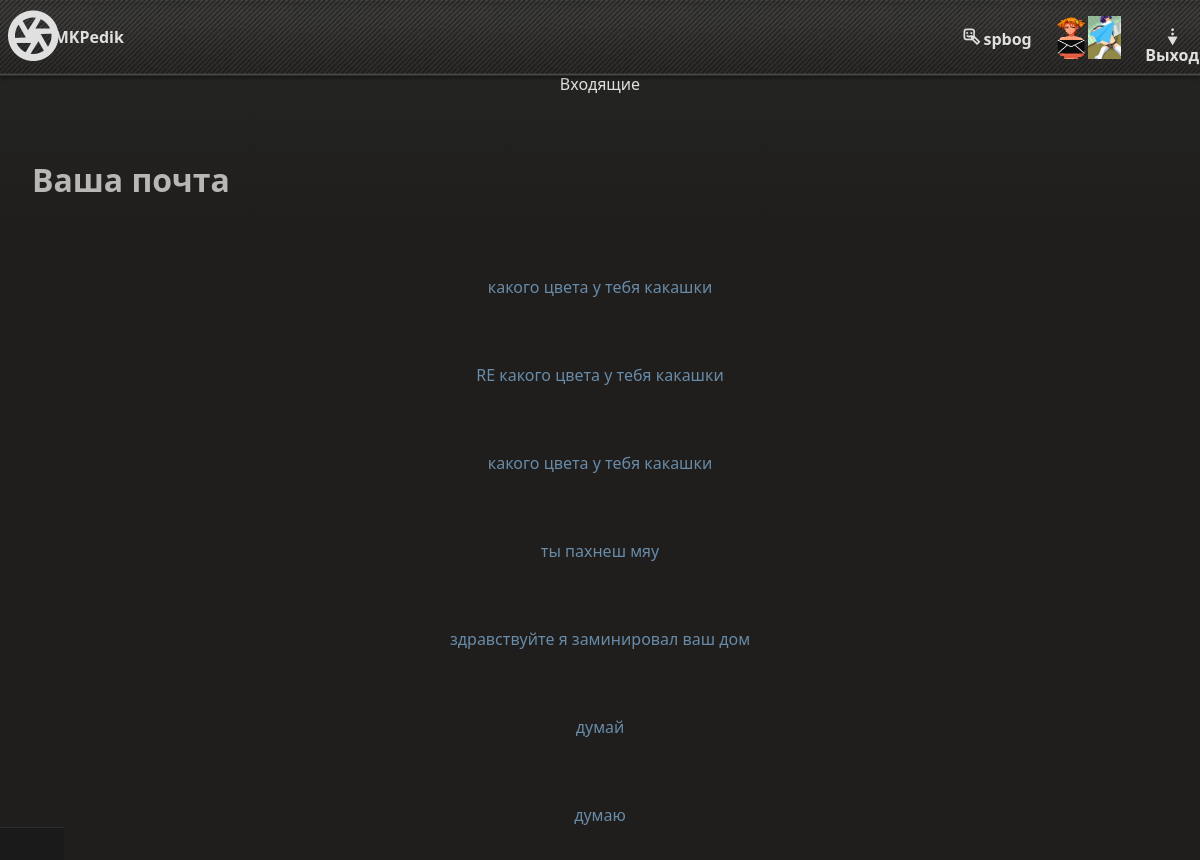
The page /messages/inbox (signed in) on the database its author committed.
### mk/database/user.py (models this page shows, shortened)
class User(db.Model):
    username = db.Column(db.String(32), unique=True, primary_key=True)
    pwdhash = db.Column(db.String(256))
    admin = db.Column(db.Boolean)
    profile_description = db.Column(db.String(512))
    commit_n = db.Column(db.Integer)

### mk/database/message.py (models this page shows, shortened)
class Message(db.Model):
    msgid = db.Column(db.Integer, primary_key=True, autoincrement=True)
    from_user = db.Column(db.String(32), nullable=False)
    to_user = db.Column(db.String(32), nullable=False)
    topic = db.Column(db.String(32), nullable=False)
    data = db.Column(db.Text, nullable=False)

### mk/decorators.py (the view)
    def wrapper(*args, **kwargs):
        if not g.user:
            return render_template("not_admin.html")
        return func(*args, **kwargs)

### mk/auth/auth.py (called while the page is built)
@auth_bp.before_app_request
def load_user():
    username = session.get("username")
    pwdhash = session.get("pwdhash")
    if username is None or pwdhash is None:
        g.user = None
    else:
        user = db.session.execute(db.select(User).filter_by(username=username)).first()
        if not user:
            g.user = None
        elif user[0].pwdhash == pwdhash:
            g.user = user[0]

### mk/messages/inbox.py (called while the page is built)
@messages_bp.route("/inbox", methods=["GET"])
@user_only
def get_inbox():
    inbox = Message.query.filter(or_(Message.from_user == g.user.username, Message.to_user == g.user.username)).all()
    return render_template("messages/inbox.html", inbox=inbox)

### mk/templates/messages/inbox.html
{% extends "base.html" %}
{% block header %}{% block title %}Входящие{% endblock %}{% endblock %}
{% block content %}
    <h1>Ваша почта</h1>
    {% for message in inbox %}
        <p><a href="/messages/showmessage?msgid={{message.msgid}}">{{message.topic}}</a></p>
    {% endfor %}
{% endblock %}

### mk/templates/base.html (shortened to what this page needs)
<!DOCTYPE html>
<html lang="en">
    <link rel="stylesheet" href="{{url_for('static', filename='styles.css')}}">
    <header>
        <div id="hat">
            <a class="home" href="/">MKPedik</a>
            <a class="homeicon" href="/"></a>
            {% if g.user %}
                <img class="inbox" style="width: 33px; height: 43px;" src={{url_for('static', filename='mailbox.png')}} onclick="window.location.href = '/messages/inbox'" />
                <img class="send" style="width: 33px; height: 43px;" src={{url_for('static', filename='send-icon.png')}} onclick="window.location.href = '/messages/send'"/>
                <a class="reg" href="/users/getme">{{g.user["username"]}}</a>
                <a class="login" href="/auth/logout">Выход</a>
            {% else %}
                <a class="reg" href="/auth/register">Регистрация</a>
                <a class="login" href="/auth/login">Вход</a>
            {% endif %}
        </div>
        {% block header %}{% endblock %}
    </header>
    <body>
        {% block content %}{% endblock %}
    </body>
    <footer>
    </footer>
</html>

### mk/static/styles.css (style rules this page uses)
:root { --bg-color: #121212; --header-bg: #1e1e1e; --footer-bg: #1a1a1a; --text-color: #e0e0e0; --accent-color: #0d6efd; --danger-color: #dc3545; --border-color: #2c2c2c; --transition: 0.3s ease; }
body { background: linear-gradient(0deg,#1f1e1d 0%,#1f1e1d 80%,#242422 100%); background-color: #1f1e1d; background-position: 0 60px; background-repeat: repeat-x; overflow-y: scroll; color: #e0e0e0; font-family: "Segoe UI", sans-serif; line-height: 1; margin: 0; padding: 0; text-align: center; }
#hat { background: url("/static/globalheader_bg.jpg"); background-size:contain; padding: 1rem 2rem; display: grid; border-bottom: 1px solid var(--border-color); box-shadow: 0 2px 4px rgba(0, 0, 0, 0.4); position: sticky; top: 0; z-index: 1000; grid-template-columns: 10% 70% 10% 3% 5%; }
#hat a { color: var(--text-color); text-decoration: none; font-weight: bold; position: relative; top:30%; transition: color var(--transition); height: 20px; }
.home { grid-column: 1; }
.home::before { font-family: PS3; content: "e "; font-size:60px; top: -22px; left: -30px; position:absolute; }
.reg { grid-column: 3; }
.reg:before { font-family: PS3; content: "s "; }
.login:before { font-family: PS3; content: "b "; }
.inbox { grid-column: 4; grid-row: 1; }
.send { grid-column: 5; grid-row: 1; }
a { color: #688ba8; text-decoration:none; }
.login { grid-column: 6; }
#hat a::after { content: ""; position: absolute; width: 0%; height: 2px; left: 0; bottom: -2px; transition: text-shadow 0.3s ease; background: var(--accent-color); }
body > *:not(header):not(footer) { flex: 1; padding: 2rem; }
footer { background-color: var(--footer-bg); padding: 1rem 2rem; text-align: center; border-top: 1px solid var(--border-color); font-size: 0.9rem; position: fixed; display:block; color: #aaa; bottom:0; }
h1, h2, h3, h4, h5 { padding-left: 12px; margin-top: 2.5rem; margin-bottom: 1rem; transition: border-color 0.3s ease, color 0.3s ease; }
p { margin: 0.1rem 0; line-height: 1.4; }
h1, h2, h3, h4, h5 { text-align: left; color: #b9b7b5; }

### rows shown on the page
User: user.username "spbog"
Message: topic "какого цвета у тебя какашки"
Message: topic "RE какого цвета у тебя какашки"
Message: topic "какого цвета у тебя какашки"
Message: topic "ты пахнеш мяу"
Message: topic "здравствуйте я заминировал ваш дом"
Message: topic "думай"
Message: topic "думаю"
